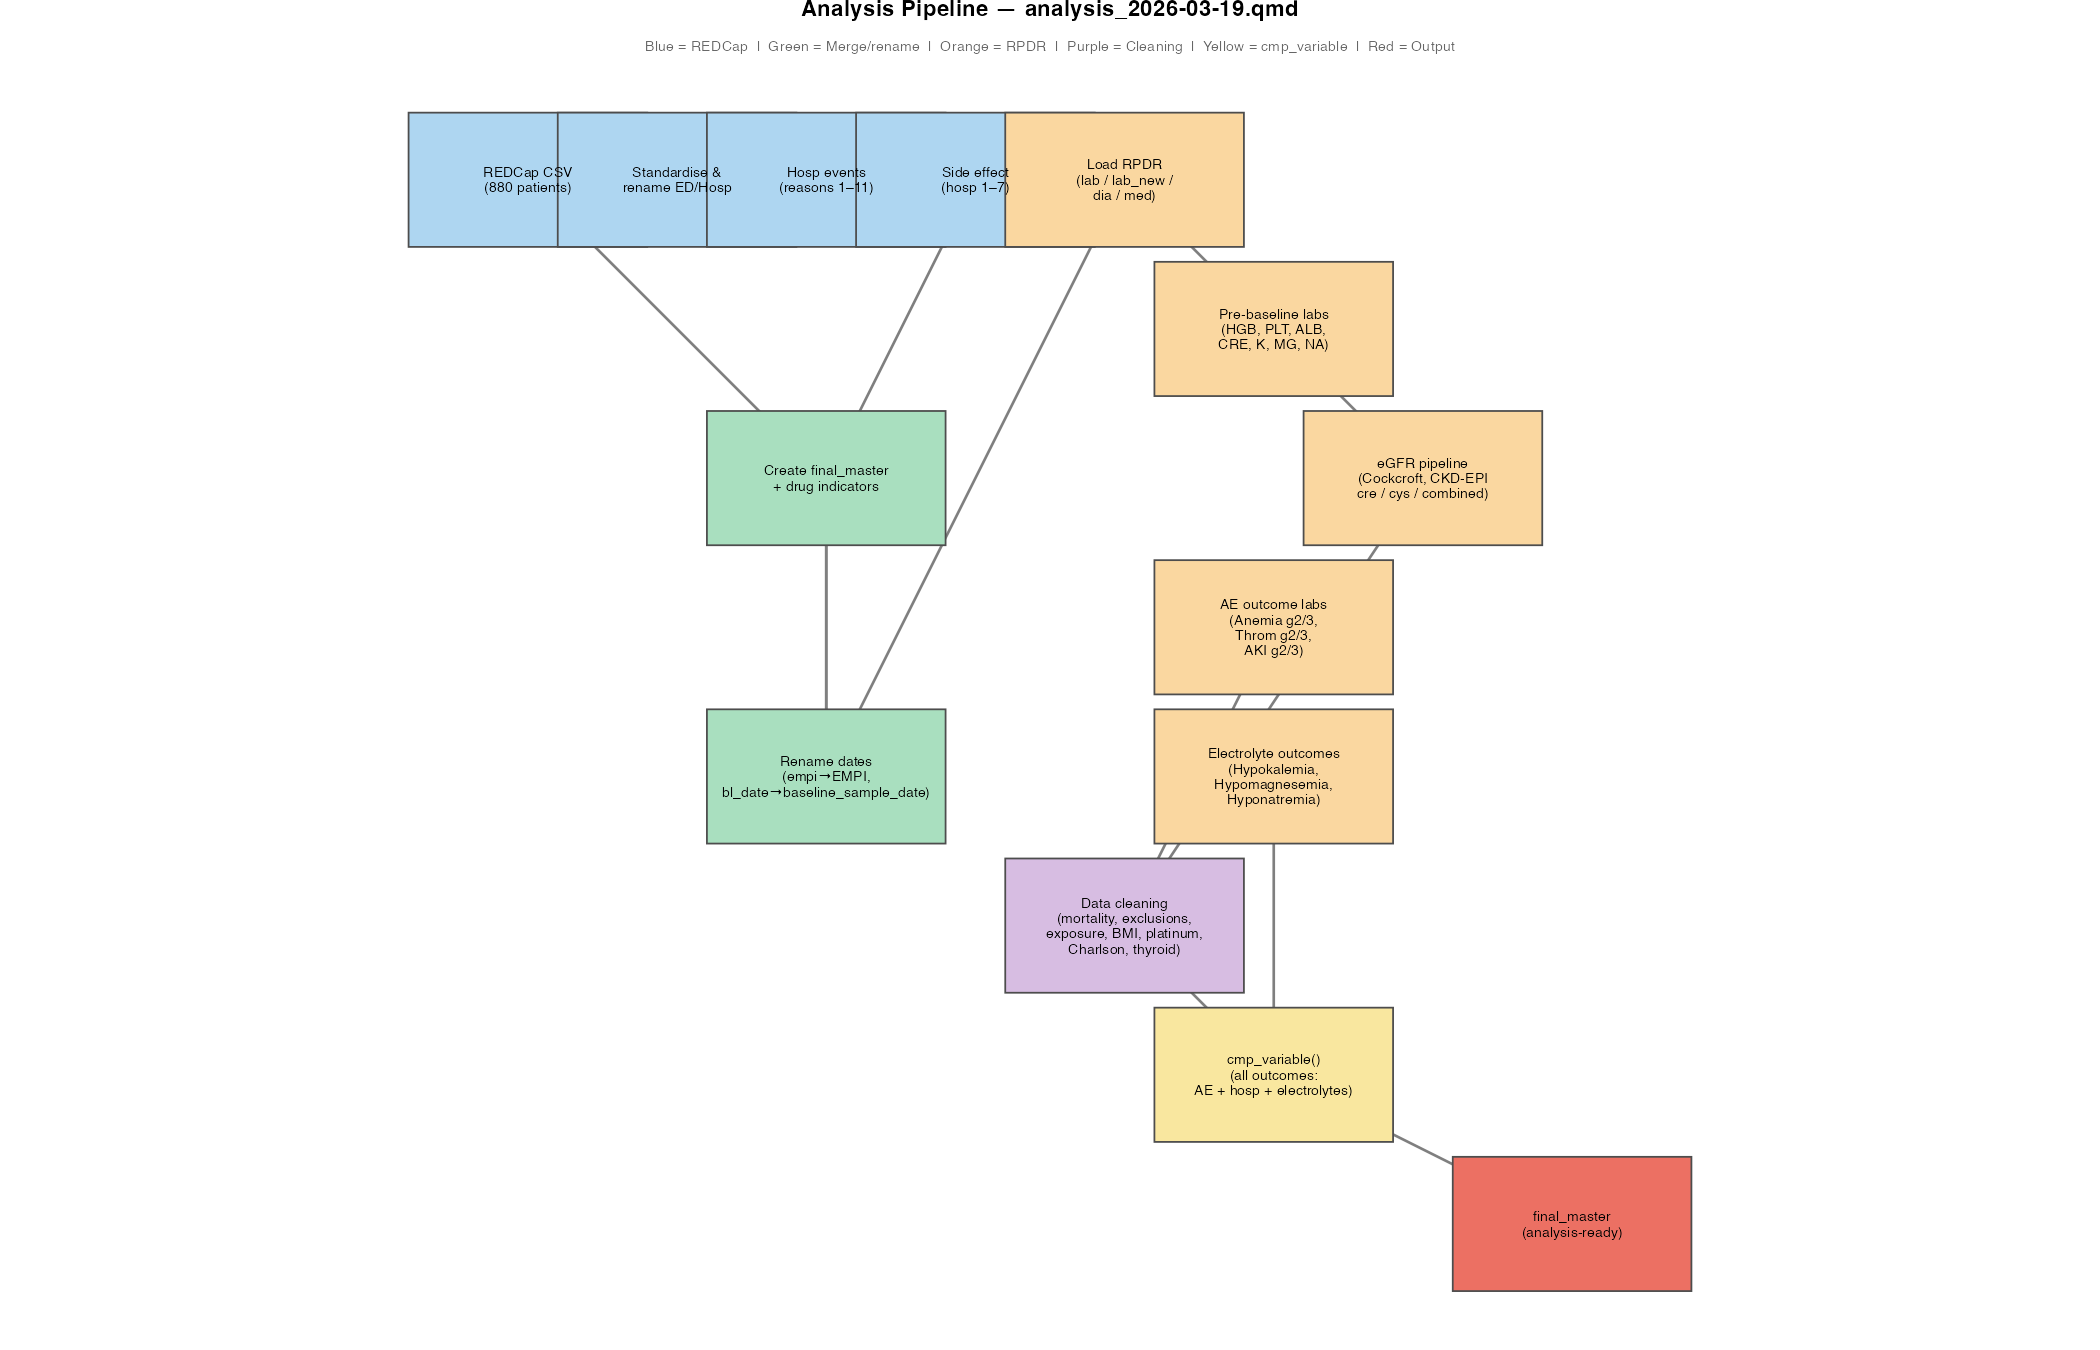

Recreate this plot in R.
# Pipeline diagram for analysis_2026-03-19.qmd
# Run this script to regenerate pipeline_plot.png

library(ggplot2)
library(grid)

# --- node definitions ---
nodes <- data.frame(
  id    = 1:14,
  label = c(
    "REDCap CSV\n(880 patients)",
    "Standardise &\nrename ED/Hosp",
    "Hosp events\n(reasons 1–11)",
    "Side effect\n(hosp 1–7)",
    "Create final_master\n+ drug indicators",
    "Rename dates\n(empi→EMPI,\nbl_date→baseline_sample_date)",
    "Load RPDR\n(lab / lab_new /\ndia / med)",
    "Pre-baseline labs\n(HGB, PLT, ALB,\nCRE, K, MG, NA)",
    "eGFR pipeline\n(Cockcroft, CKD-EPI\ncre / cys / combined)",
    "AE outcome labs\n(Anemia g2/3,\nThrom g2/3,\nAKI g2/3)",
    "Data cleaning\n(mortality, exclusions,\nexposure, BMI, platinum,\nCharlson, thyroid)",
    "cmp_variable()\n(all outcomes:\nAE + hosp + electrolytes)",
    "Electrolyte outcomes\n(Hypokalemia,\nHypomagnesemia,\nHyponatremia)",
    "final_master\n(analysis-ready)"
  ),
  x = c(1,  2,  3,  4,   3,   3,   5,   6,   7,   6,   5,   6,   6,   8),
  y = c(8,  8,  8,  8,   6,   4,   8,   7,   6,   5,   3,   2,   4,   1),
  fill = c(
    "#AED6F1","#AED6F1","#AED6F1","#AED6F1",
    "#A9DFBF","#A9DFBF",
    "#FAD7A0","#FAD7A0","#FAD7A0","#FAD7A0",
    "#D7BDE2",
    "#F9E79F",
    "#FAD7A0",
    "#EC7063"
  ),
  stringsAsFactors = FALSE
)

# --- edges (from → to) ---
edges <- data.frame(
  from = c(1, 2, 3, 4, 1, 5, 6, 7, 8, 9, 10, 6, 11, 12, 13),
  to   = c(2, 3, 4, 5, 5, 6, 5, 8, 9, 11,11, 7, 12, 14, 12)
)

p <- ggplot() +
  # edges
  geom_segment(
    data = edges,
    aes(
      x    = nodes$x[from], xend = nodes$x[to],
      y    = nodes$y[from], yend = nodes$y[to]
    ),
    arrow = arrow(length = unit(0.25, "cm"), type = "closed"),
    colour = "grey50", linewidth = 0.6
  ) +
  # nodes
  geom_tile(
    data = nodes,
    aes(x = x, y = y, fill = fill),
    width = 1.6, height = 0.9, colour = "grey30", linewidth = 0.4
  ) +
  geom_text(
    data = nodes,
    aes(x = x, y = y, label = label),
    size = 2.4, lineheight = 0.9
  ) +
  scale_fill_identity() +
  coord_fixed() +
  theme_void() +
  labs(
    title    = "Analysis Pipeline — analysis_2026-03-19.qmd",
    subtitle = paste0(
      "Blue = REDCap  |  Green = Merge/rename  |  ",
      "Orange = RPDR  |  Purple = Cleaning  |  Yellow = cmp_variable  |  Red = Output"
    )
  ) +
  theme(
    plot.title    = element_text(size = 11, face = "bold", hjust = 0.5, margin = margin(b = 4)),
    plot.subtitle = element_text(size = 7,  hjust = 0.5,  colour = "grey40")
  )

ggsave(
  filename = "/Users/to909/Desktop/Meg/Cystain C redcap/pipeline_plot.png",
  plot = p, width = 14, height = 9, dpi = 150
)
message("Saved: pipeline_plot.png")
